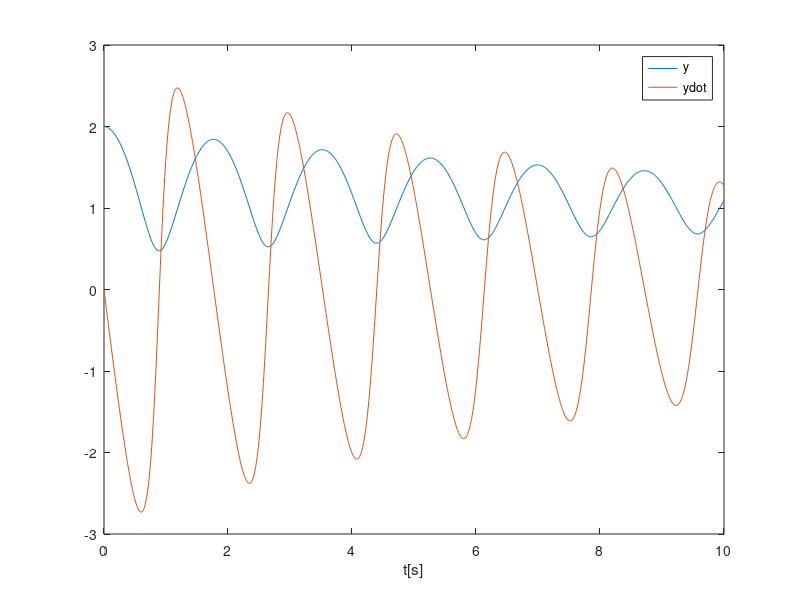

Source code (MATLAB):
% Problem 2b

%Implement the implicit Euler method. Use fsolve

%Parameters
t0 = 0;
t1 = 10;
h = 0.01;
n = (t1-t0)/h;
K = 1.40;
g = 9.81;
t = t0:h:t1;

%Initial condition
y0 = [2 0]';

% Our model on state space form
f = @(y,t) [y(2); -g*(1-(1/y(1))^K)];

% Settings for fsolve
opt = optimset('Display','off','TolFun',1e-8);

% Allocate vector for solution

y = zeros(2,n);
y(:,1) = y0;

for i = 1:n
    r = @(y_next) (y(:,i) + h*feval(f, y_next, t(i+1)) - y_next);
    y(:,i+1) = fsolve(r,y(:,i),opt);
    
end


figure
plot(t,y)
legend y ydot
xlabel('t[s]')




